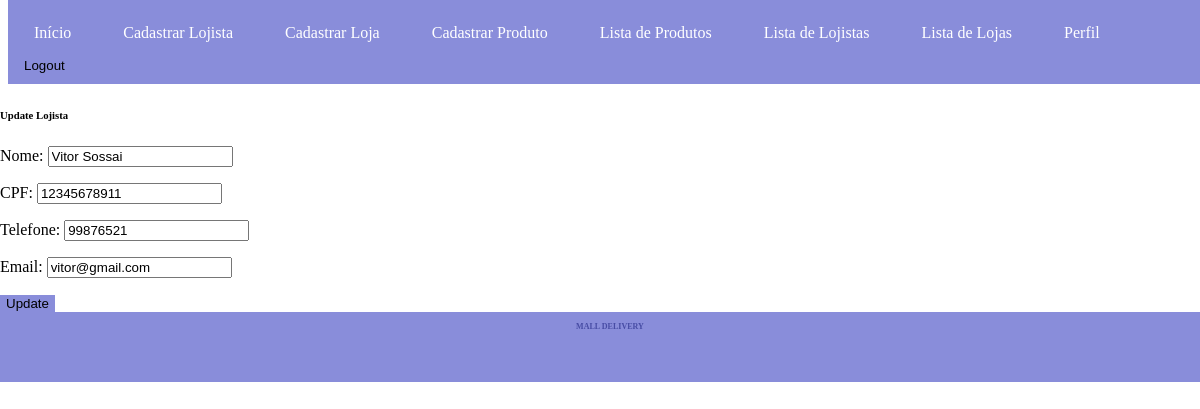
The page /lojista/2/update/ (signed in) on the database as committed earlier.
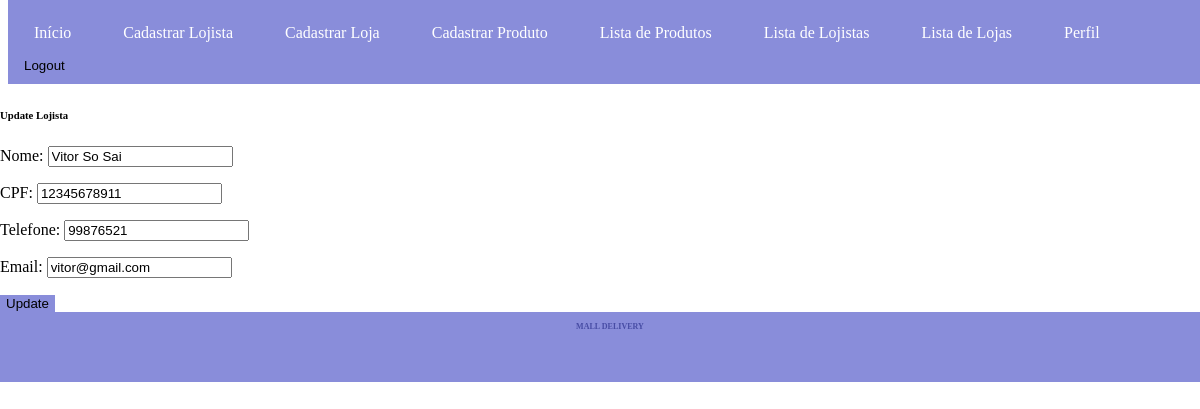
The same page on the database as committed later.
### app_mall/models.py (models this page shows, shortened)
class Lojista(models.Model):
    nome = models.CharField(max_length=100)
    CPF = models.CharField(max_length=11)
    telefone = models.CharField(max_length=20)
    email = models.EmailField(unique=True)

### app_mall/views.py (the view)
# urls.py: path('lojista/<pk>/update/', views.LojistaUpdateView.as_view(), name='update_lojista'),
class LojistaUpdateView(LoginRequiredMixin, UpdateView):
    model = Lojista
    fields = ['nome', 'CPF', 'telefone', 'email']
    template_name = 'update_lojista.html'
    success_url = reverse_lazy('lista_lojista')

### app_mall/templates/update_lojista.html (shortened to what this page needs)
{% extends "base.html" %}
{% block content %}
<h6>Update Lojista</h6>
<form method="post">
    {{ form.as_p }}
    <button type="submit">Update</button>
</form>
{% endblock %}

Rows that differ between the two databases and show on the page:
changed Lojista "vitor@gmail.com": nome "Vitor Sossai" → "Vitor So Sai"
